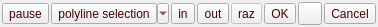
<?xml version="1.0" encoding="UTF-8"?>
<ui version="4.0">
 <class>GraphicalSegmentationDlg</class>
 <widget class="QDialog" name="GraphicalSegmentationDlg">
  <property name="geometry">
   <rect>
    <x>0</x>
    <y>0</y>
    <width>251</width>
    <height>26</height>
   </rect>
  </property>
  <property name="sizePolicy">
   <sizepolicy hsizetype="Fixed" vsizetype="Fixed">
    <horstretch>0</horstretch>
    <verstretch>0</verstretch>
   </sizepolicy>
  </property>
  <property name="windowTitle">
   <string>Segmentation</string>
  </property>
  <property name="autoFillBackground">
   <bool>true</bool>
  </property>
  <property name="styleSheet">
   <string notr="true">background-image:url(./images/kb.png);
background-attachment: fixed;
color: rgb(70, 0, 0);</string>
  </property>
  <layout class="QHBoxLayout">
   <property name="spacing">
    <number>2</number>
   </property>
   <property name="leftMargin">
    <number>2</number>
   </property>
   <property name="topMargin">
    <number>2</number>
   </property>
   <property name="rightMargin">
    <number>2</number>
   </property>
   <property name="bottomMargin">
    <number>2</number>
   </property>
   <item>
    <widget class="QToolButton" name="pauseButton">
     <property name="toolTip">
      <string>Pause segmentation</string>
     </property>
     <property name="statusTip">
      <string>Pause segmentation  (allow rotation/panning of 3D view)</string>
     </property>
     <property name="text">
      <string>pause</string>
     </property>
     <property name="icon">
      <iconset resource="icones.qrc">
       <normaloff>:/CC/images/smallPause.png</normaloff>:/CC/images/smallPause.png</iconset>
     </property>
     <property name="checkable">
      <bool>true</bool>
     </property>
     <property name="checked">
      <bool>false</bool>
     </property>
    </widget>
   </item>
   <item>
    <widget class="QToolButton" name="selectionModelButton">
     <property name="toolTip">
      <string>Polyline selection mode</string>
     </property>
     <property name="text">
      <string>polyline selection</string>
     </property>
     <property name="icon">
      <iconset resource="icones.qrc">
       <normaloff>:/CC/images/smallPolygonSelect.png</normaloff>:/CC/images/smallPolygonSelect.png</iconset>
     </property>
     <property name="popupMode">
      <enum>QToolButton::MenuButtonPopup</enum>
     </property>
    </widget>
   </item>
   <item>
    <widget class="QToolButton" name="inButton">
     <property name="toolTip">
      <string>Segment In</string>
     </property>
     <property name="statusTip">
      <string>Segment (keep points inside)</string>
     </property>
     <property name="text">
      <string>in</string>
     </property>
     <property name="icon">
      <iconset resource="icones.qrc">
       <normaloff>:/CC/images/smallSegmentIn.png</normaloff>:/CC/images/smallSegmentIn.png</iconset>
     </property>
    </widget>
   </item>
   <item>
    <widget class="QToolButton" name="outButton">
     <property name="toolTip">
      <string>Segment Out</string>
     </property>
     <property name="statusTip">
      <string>Segment (keep points outside)</string>
     </property>
     <property name="text">
      <string>out</string>
     </property>
     <property name="icon">
      <iconset resource="icones.qrc">
       <normaloff>:/CC/images/smallSegmentOut.png</normaloff>:/CC/images/smallSegmentOut.png</iconset>
     </property>
    </widget>
   </item>
   <item>
    <widget class="QToolButton" name="razButton">
     <property name="enabled">
      <bool>false</bool>
     </property>
     <property name="toolTip">
      <string>Clear segmentation</string>
     </property>
     <property name="statusTip">
      <string>Clear segmentation</string>
     </property>
     <property name="text">
      <string>raz</string>
     </property>
     <property name="icon">
      <iconset resource="icones.qrc">
       <normaloff>:/CC/images/smallReset.png</normaloff>:/CC/images/smallReset.png</iconset>
     </property>
    </widget>
   </item>
   <item>
    <widget class="QToolButton" name="validButton">
     <property name="toolTip">
      <string>Confirm segmentation</string>
     </property>
     <property name="statusTip">
      <string>Confirm segmentation</string>
     </property>
     <property name="text">
      <string>OK</string>
     </property>
     <property name="icon">
      <iconset resource="icones.qrc">
       <normaloff>:/CC/images/smallValidate.png</normaloff>:/CC/images/smallValidate.png</iconset>
     </property>
    </widget>
   </item>
   <item>
    <widget class="QToolButton" name="validAndDeleteButton">
     <property name="toolTip">
      <string>Confirm and delete hidden points</string>
     </property>
     <property name="statusTip">
      <string>Confirm and delete hidden points</string>
     </property>
     <property name="icon">
      <iconset resource="icones.qrc">
       <normaloff>:/CC/images/smallTrash.png</normaloff>:/CC/images/smallTrash.png</iconset>
     </property>
    </widget>
   </item>
   <item>
    <widget class="QToolButton" name="cancelButton">
     <property name="toolTip">
      <string>Cancel</string>
     </property>
     <property name="statusTip">
      <string>Cancel segentation</string>
     </property>
     <property name="text">
      <string>Cancel</string>
     </property>
     <property name="icon">
      <iconset resource="icones.qrc">
       <normaloff>:/CC/images/smallCancel.png</normaloff>:/CC/images/smallCancel.png</iconset>
     </property>
    </widget>
   </item>
  </layout>
  <action name="actionSetRectangularSelection">
   <property name="icon">
    <iconset resource="icones.qrc">
     <normaloff>:/CC/images/smallRectangleSelect.png</normaloff>:/CC/images/smallRectangleSelect.png</iconset>
   </property>
   <property name="text">
    <string>Rectangular selection</string>
   </property>
   <property name="toolTip">
    <string>Activates rectangular selection</string>
   </property>
  </action>
  <action name="actionSetPolylineSelection">
   <property name="icon">
    <iconset resource="icones.qrc">
     <normaloff>:/CC/images/smallPolygonSelect.png</normaloff>:/CC/images/smallPolygonSelect.png</iconset>
   </property>
   <property name="text">
    <string>Polygonal selection</string>
   </property>
   <property name="toolTip">
    <string>Activaites polyline selection</string>
   </property>
  </action>
  <action name="actionUseExistingPolyline">
   <property name="icon">
    <iconset resource="icones.qrc">
     <normaloff>:/CC/images/dbPolylineSymbol.png</normaloff>:/CC/images/dbPolylineSymbol.png</iconset>
   </property>
   <property name="text">
    <string>Use existing polyline</string>
   </property>
   <property name="toolTip">
    <string>Import polyline from DB for segmentation</string>
   </property>
  </action>
  <action name="actionExportSegmentationPolyline">
   <property name="icon">
    <iconset resource="icones.qrc">
     <normaloff>:/CC/images/ccSave.png</normaloff>:/CC/images/ccSave.png</iconset>
   </property>
   <property name="text">
    <string>Export segmentation polyline</string>
   </property>
   <property name="toolTip">
    <string>Export segmentation polyline as new entity</string>
   </property>
  </action>
 </widget>
 <resources>
  <include location="icones.qrc"/>
 </resources>
 <connections/>
</ui>
